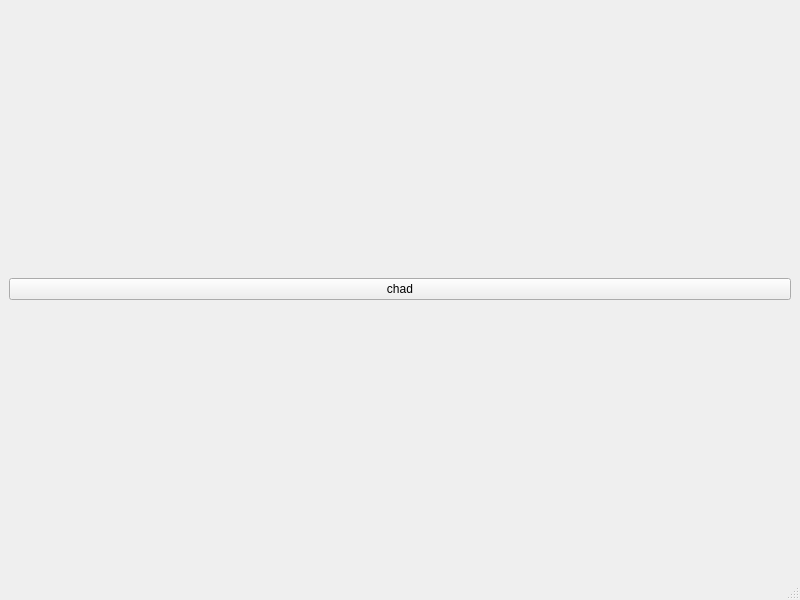
<?xml version="1.0" encoding="UTF-8"?>
<ui version="4.0">
 <class>MainWindow</class>
 <widget class="QMainWindow" name="MainWindow">
  <property name="geometry">
   <rect>
    <x>0</x>
    <y>0</y>
    <width>800</width>
    <height>600</height>
   </rect>
  </property>
  <property name="windowTitle">
   <string>MainWindow</string>
  </property>
  <widget class="QWidget" name="centralwidget">
   <layout class="QVBoxLayout" name="verticalLayout_3">
    <item>
     <layout class="QVBoxLayout" name="verticalLayout_2"/>
    </item>
    <item>
     <widget class="QPushButton" name="pushButton">
      <property name="text">
       <string>chad</string>
      </property>
     </widget>
    </item>
   </layout>
  </widget>
  <widget class="QMenuBar" name="menubar">
   <property name="geometry">
    <rect>
     <x>0</x>
     <y>0</y>
     <width>800</width>
     <height>22</height>
    </rect>
   </property>
  </widget>
  <widget class="QStatusBar" name="statusbar"/>
 </widget>
 <resources/>
 <connections/>
</ui>
